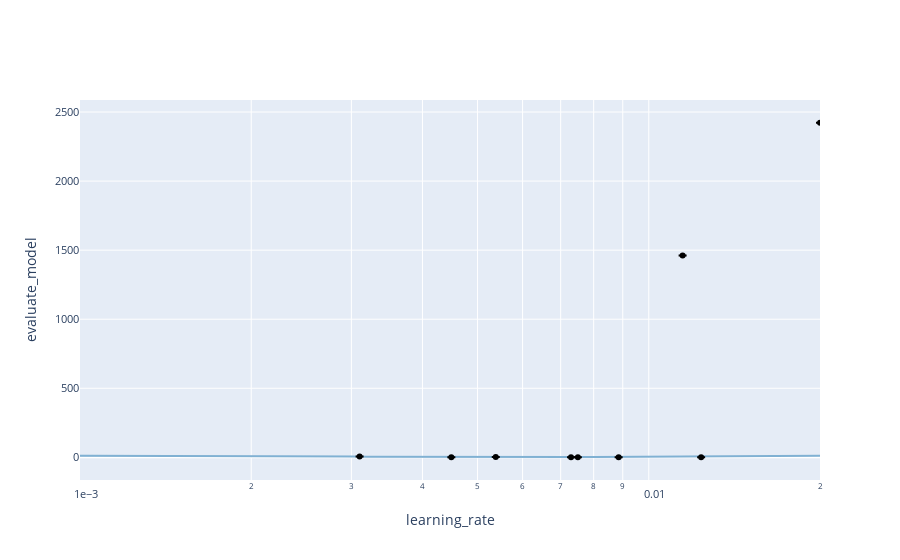

This figure's notebook cell:
### Code cell
render(plot_slice(ax_model, "learning_rate", "evaluate_model"))
